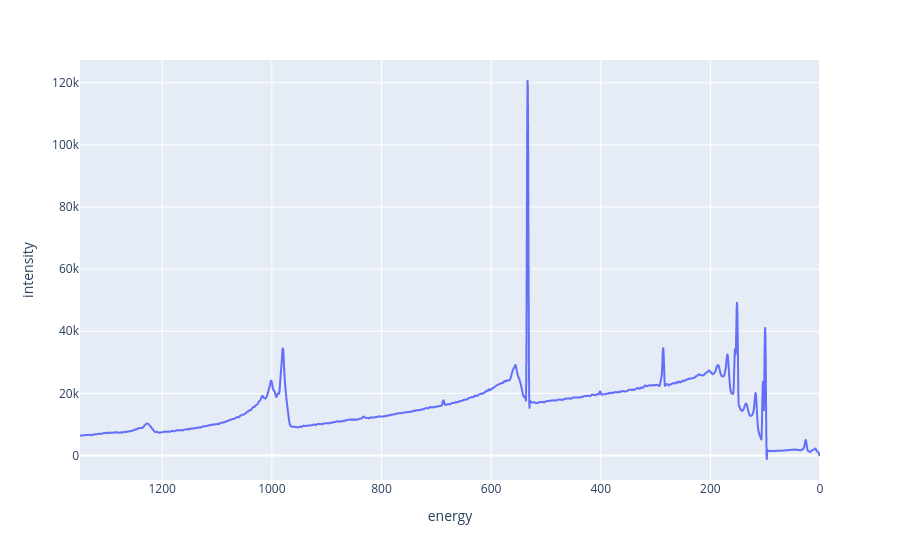

The notebook cell this image was saved under:
### Code cell
# Create an interactive plot of the wide scan
fig = px.line(smoothed, x="energy", y="intensity")
fig.update_xaxes(autorange="reversed")  
fig.show()

### Figure 1 — Plotly figure (JSON) as saved in the notebook; plotly's stock layout.template omitted (floating-point values rounded to 4 significant figures; data arrays with more than 128 entries replaced by an {"elided": "..."} marker saying what was removed)
{"data": [{"hovertemplate": "energy=%{x}<br>intensity=%{y}<extra></extra>", "legendgroup": "", "line": {"color": "#636efa", "dash": "solid"}, "marker": {"symbol": "circle"}, "mode": "lines", "name": "", "showlegend": false, "type": "scattergl", "x": {"elided": "2701 float values"}, "xaxis": "x", "y": {"elided": "2701 float values"}, "yaxis": "y"}], "layout": {"legend": {"tracegroupgap": 0}, "margin": {"t": 60}, "xaxis": {"anchor": "y", "autorange": "reversed", "domain": [0.0, 1.0], "title": {"text": "energy"}}, "yaxis": {"anchor": "x", "domain": [0.0, 1.0], "title": {"text": "intensity"}}}}
